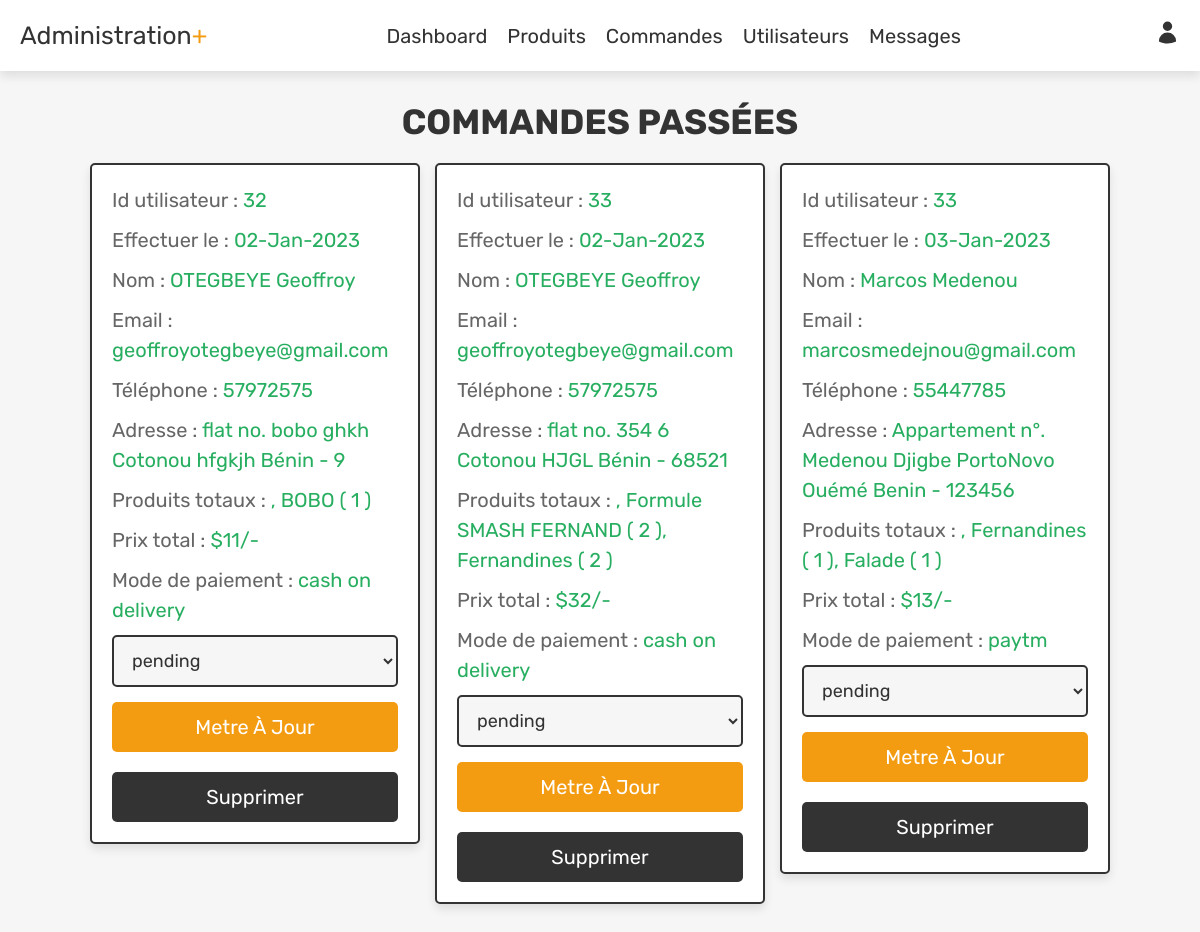
The page /admin_orders.php (signed in) on the database its author committed.
### tables this page shows
CREATE TABLE `orders` (
  `id` int NOT NULL,
  `user_id` int NOT NULL,
  `name` varchar(100) NOT NULL,
  `number` varchar(12) NOT NULL,
  `email` varchar(100) NOT NULL,
  `method` varchar(50) NOT NULL,
  `address` varchar(500) NOT NULL,
  `total_products` varchar(1000) NOT NULL,
  `total_price` int NOT NULL,
  `placed_on` varchar(50) NOT NULL,
  `payment_status` varchar(20) NOT NULL DEFAULT 'pending'
);

### admin_orders.php (the view, shortened to what this page needs)
<?php
@include 'config.php';
?>
<!DOCTYPE html>
<html lang="en">
<head>
   <link rel="stylesheet" href="https://cdnjs.cloudflare.com/ajax/libs/font-awesome/6.1.1/css/all.min.css">
   <link rel="stylesheet" href="css/admin_style.css">
</head>
<body>
<?php include 'admin_header.php'; ?>
<section class="placed-orders">
   <h1 class="title">Commandes passées</h1>
   <div class="box-container">
      <?php
         $select_orders = $conn->prepare("SELECT * FROM `orders`");
         $select_orders->execute();
         if($select_orders->rowCount() > 0){
            while($fetch_orders = $select_orders->fetch(PDO::FETCH_ASSOC)){
      ?>
      <div class="box">
         <p> Id utilisateur : <span><?= $fetch_orders['user_id']; ?></span> </p>
         <p> Effectuer le : <span><?= $fetch_orders['placed_on']; ?></span> </p>
         <p> Nom  : <span><?= $fetch_orders['name']; ?></span> </p>
         <p> Email : <span><?= $fetch_orders['email']; ?></span> </p>
         <p> Téléphone : <span><?= $fetch_orders['number']; ?></span> </p>
         <p> Adresse : <span><?= $fetch_orders['address']; ?></span> </p>
         <p> Produits totaux : <span><?= $fetch_orders['total_products']; ?></span> </p>
         <p> Prix total : <span>$<?= $fetch_orders['total_price']; ?>/-</span> </p>
         <p> Mode de paiement : <span><?= $fetch_orders['method']; ?></span> </p>
         <form action="" method="POST">
            <select name="update_payment" class="drop-down">
               <option value="" selected disabled><?= $fetch_orders['payment_status']; ?></option>
            </select>
            <div class="flex-btn">
               <input type="submit" name="update_order" class="option-btn" value="Metre à jour">
               <a href="admin_orders.php?delete=<?= $fetch_orders['id']; ?>" class="delete-btn" onclick="return confirm('Voulez -vous supprimer cette commande ?');">Supprimer</a>
            </div>
         </form>
      </div>
      <?php
         }
      }else{
         echo '<p class="empty">Aucune commandes passées !</p>';
      }
      ?>
   </div>
</section>
</body>
</html>

### css/admin_style.css (style rules this page uses)
.placed-orders .box-container { display: grid; grid-template-columns: repeat(auto-fit, 33rem); gap:1.5rem; align-items: flex-start; justify-content:center; }
.placed-orders .box-container .box { border:var(--border); box-shadow: var(--box-shadow); background-color: var(--white); border-radius: .5rem; padding:2rem; }
.placed-orders .box-container .box p { margin-bottom: 1rem; line-height: 1.5; font-size: 2rem; color:var(--light-color); }
.placed-orders .box-container .box p span { color:var(--green); }
.placed-orders .box-container .box .drop-down { width: 100%; padding:1.2rem 1.4rem; font-size: 1.8rem; border:var(--border); border-radius: .5rem; background-color: var(--light-bg); margin-bottom: .5rem; }

### css/components.css (style rules this page uses)
:root { --green:#27ae60; --orange:#f39c12; --red:#e74c3c; --black:#333; --blue:#0000FF; --light-color:#666; --white:#fff; --light-bg:#f6f6f6; --border:.2rem solid var(--black); --box-shadow:0 .5rem 1rem rgba(0,0,0,.1); }
* { font-family: 'Rubik', sans-serif; margin:0; padding:0; box-sizing: border-box; outline: none; border:none; text-decoration: none; color:var(--black); }
body { background-color: var(--light-bg); padding-bottom: 6.5rem; }
html { font-size: 62.5%; overflow-x: hidden; scroll-behavior: smooth; scroll-padding-top: 6.5rem; }
section { padding:3rem 2rem; max-width: 1200px; margin:0 auto; }
.btn, .delete-btn, .option-btn { display: block; width: 100%; margin-top: 1rem; border-radius: .5rem; color:var(--white); font-size: 2rem; padding:1.3rem 3rem; text-transform: capitalize; cursor: pointer; text-align: center; }
.delete-btn { background-color: var(--black); }
.option-btn { background-color: var(--orange); }
.flex-btn { display: flex; flex-wrap: wrap; gap:1rem; }
.flex-btn > * { flex:1; }
.title { text-align: center; margin-bottom: 2rem; text-transform: uppercase; color:var(--black); font-size: 3.5rem; }

### rows shown on the page
orders: user "32", placed_on "02-Jan-2023", name "OTEGBEYE Geoffroy", email "geoffroyotegbeye@gmail.com", number "57972575", address "flat no. bobo ghkh Cotonou hfgkjh Bénin - 9", total_products ", BOBO ( 1 )", total_price "11", method "cash on delivery", update_payment "pending"
orders: user "33", placed_on "02-Jan-2023", name "OTEGBEYE Geoffroy", email "geoffroyotegbeye@gmail.com", number "57972575", address "flat no. 354 6 Cotonou HJGL Bénin - 68521", total_products ", Formule SMASH FERNAND ( 2 ), Fernandines ( 2 )", total_price "32", method "cash on delivery", update_payment "pending"
orders: user "33", placed_on "03-Jan-2023", name "Marcos Medenou", email "marcosmedejnou@gmail.com", number "55447785", address "Appartement n°. Medenou Djigbe PortoNovo Ouémé Benin - 123456", total_products ", Fernandines ( 1 ), Falade ( 1 )", total_price "13", method "paytm", update_payment "pending"
